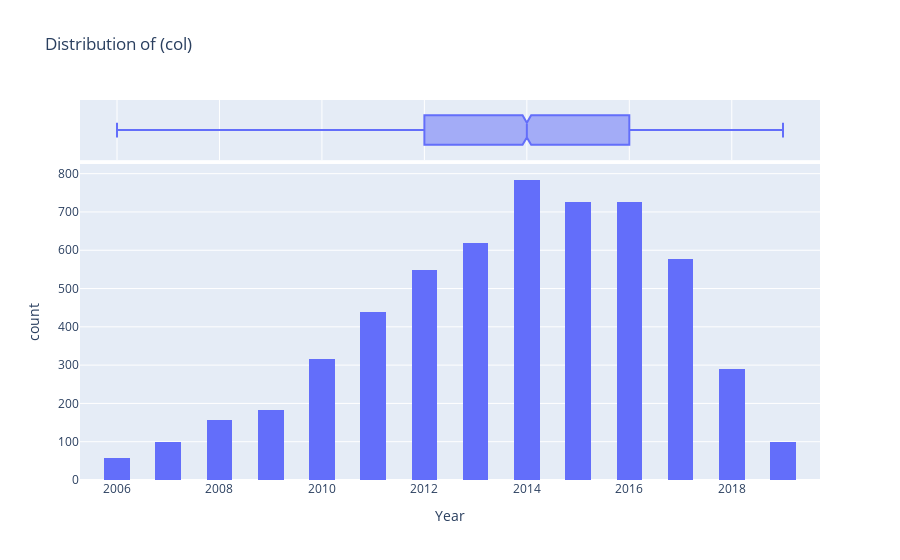
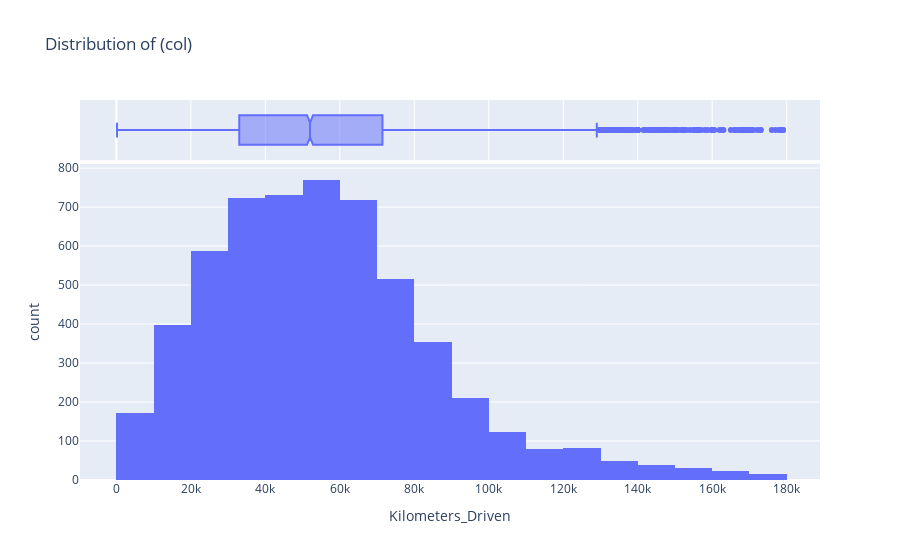
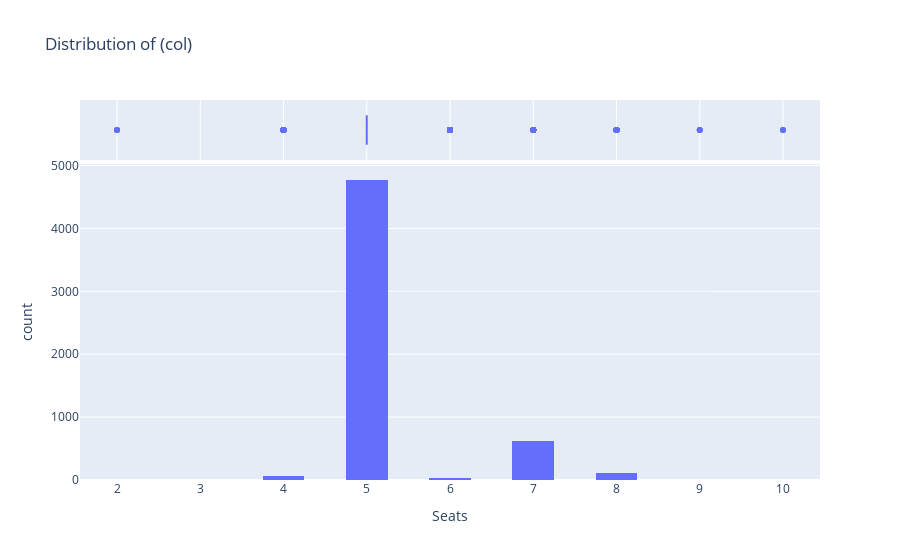
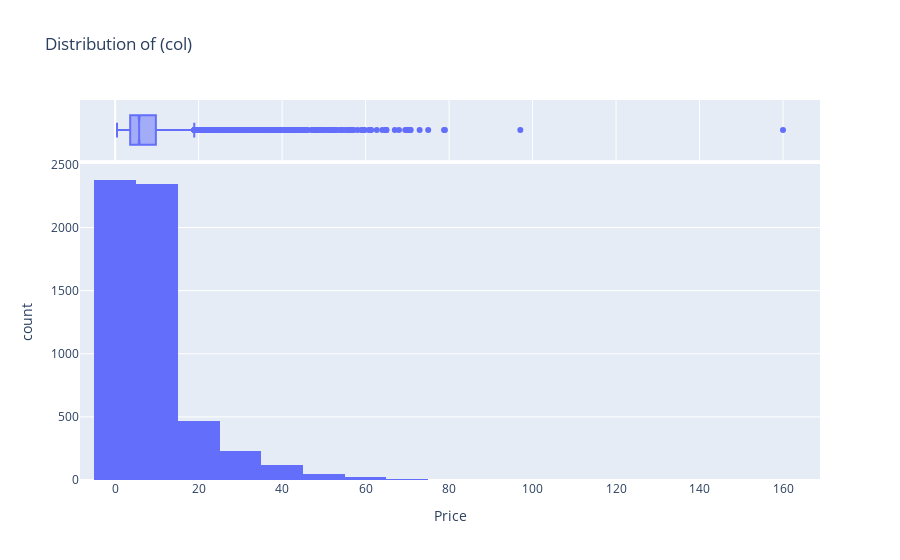

Notebook source saved alongside these figures, in order:
### Code cell
for col in numeric_cols:
    fig = px.histogram(df, x=col, marginal='box', title=f'Distribution of (col)', nbins=30)
    fig.show()

### Figure 1 — Plotly figure (JSON) as saved in the notebook; plotly's stock layout.template omitted (floating-point values rounded to 4 significant figures; data arrays with more than 128 entries replaced by an {"elided": "..."} marker saying what was removed)
{"data": [{"bingroup": "x", "hovertemplate": "Year=%{x}<br>count=%{y}<extra></extra>", "legendgroup": "", "marker": {"color": "#636efa", "pattern": {"shape": ""}}, "name": "", "nbinsx": 30, "orientation": "v", "showlegend": false, "type": "histogram", "x": {"elided": "5619 int values"}, "xaxis": "x", "yaxis": "y"}, {"hovertemplate": "Year=%{x}<extra></extra>", "legendgroup": "", "marker": {"color": "#636efa"}, "name": "", "notched": true, "showlegend": false, "type": "box", "x": {"elided": "5619 int values"}, "xaxis": "x2", "yaxis": "y2"}], "layout": {"barmode": "relative", "legend": {"tracegroupgap": 0}, "title": {"text": "Distribution of (col)"}, "xaxis": {"anchor": "y", "domain": [0, 1], "title": {"text": "Year"}}, "xaxis2": {"anchor": "y2", "domain": [0, 1], "matches": "x", "showgrid": true, "showticklabels": false}, "yaxis": {"anchor": "x", "domain": [0, 0.8316], "title": {"text": "count"}}, "yaxis2": {"anchor": "x2", "domain": [0.8416, 1], "matches": "y2", "showgrid": false, "showline": false, "showticklabels": false, "ticks": ""}}}

### Figure 2 — Plotly figure (JSON) as saved in the notebook; plotly's stock layout.template omitted (floating-point values rounded to 4 significant figures; data arrays with more than 128 entries replaced by an {"elided": "..."} marker saying what was removed)
{"data": [{"bingroup": "x", "hovertemplate": "Kilometers_Driven=%{x}<br>count=%{y}<extra></extra>", "legendgroup": "", "marker": {"color": "#636efa", "pattern": {"shape": ""}}, "name": "", "nbinsx": 30, "orientation": "v", "showlegend": false, "type": "histogram", "x": {"elided": "5619 int values"}, "xaxis": "x", "yaxis": "y"}, {"hovertemplate": "Kilometers_Driven=%{x}<extra></extra>", "legendgroup": "", "marker": {"color": "#636efa"}, "name": "", "notched": true, "showlegend": false, "type": "box", "x": {"elided": "5619 int values"}, "xaxis": "x2", "yaxis": "y2"}], "layout": {"barmode": "relative", "legend": {"tracegroupgap": 0}, "title": {"text": "Distribution of (col)"}, "xaxis": {"anchor": "y", "domain": [0, 1], "title": {"text": "Kilometers_Driven"}}, "xaxis2": {"anchor": "y2", "domain": [0, 1], "matches": "x", "showgrid": true, "showticklabels": false}, "yaxis": {"anchor": "x", "domain": [0, 0.8316], "title": {"text": "count"}}, "yaxis2": {"anchor": "x2", "domain": [0.8416, 1], "matches": "y2", "showgrid": false, "showline": false, "showticklabels": false, "ticks": ""}}}

### Figure 3 — Plotly figure (JSON) as saved in the notebook; plotly's stock layout.template omitted (floating-point values rounded to 4 significant figures; data arrays with more than 128 entries replaced by an {"elided": "..."} marker saying what was removed)
{"data": [{"bingroup": "x", "hovertemplate": "Seats=%{x}<br>count=%{y}<extra></extra>", "legendgroup": "", "marker": {"color": "#636efa", "pattern": {"shape": ""}}, "name": "", "nbinsx": 30, "orientation": "v", "showlegend": false, "type": "histogram", "x": {"elided": "5619 float values"}, "xaxis": "x", "yaxis": "y"}, {"hovertemplate": "Seats=%{x}<extra></extra>", "legendgroup": "", "marker": {"color": "#636efa"}, "name": "", "notched": true, "showlegend": false, "type": "box", "x": {"elided": "5619 float values"}, "xaxis": "x2", "yaxis": "y2"}], "layout": {"barmode": "relative", "legend": {"tracegroupgap": 0}, "title": {"text": "Distribution of (col)"}, "xaxis": {"anchor": "y", "domain": [0, 1], "title": {"text": "Seats"}}, "xaxis2": {"anchor": "y2", "domain": [0, 1], "matches": "x", "showgrid": true, "showticklabels": false}, "yaxis": {"anchor": "x", "domain": [0, 0.8316], "title": {"text": "count"}}, "yaxis2": {"anchor": "x2", "domain": [0.8416, 1], "matches": "y2", "showgrid": false, "showline": false, "showticklabels": false, "ticks": ""}}}

### Figure 4 — Plotly figure (JSON) as saved in the notebook; plotly's stock layout.template omitted (floating-point values rounded to 4 significant figures; data arrays with more than 128 entries replaced by an {"elided": "..."} marker saying what was removed)
{"data": [{"bingroup": "x", "hovertemplate": "Price=%{x}<br>count=%{y}<extra></extra>", "legendgroup": "", "marker": {"color": "#636efa", "pattern": {"shape": ""}}, "name": "", "nbinsx": 30, "orientation": "v", "showlegend": false, "type": "histogram", "x": {"elided": "5619 float values"}, "xaxis": "x", "yaxis": "y"}, {"hovertemplate": "Price=%{x}<extra></extra>", "legendgroup": "", "marker": {"color": "#636efa"}, "name": "", "notched": true, "showlegend": false, "type": "box", "x": {"elided": "5619 float values"}, "xaxis": "x2", "yaxis": "y2"}], "layout": {"barmode": "relative", "legend": {"tracegroupgap": 0}, "title": {"text": "Distribution of (col)"}, "xaxis": {"anchor": "y", "domain": [0, 1], "title": {"text": "Price"}}, "xaxis2": {"anchor": "y2", "domain": [0, 1], "matches": "x", "showgrid": true, "showticklabels": false}, "yaxis": {"anchor": "x", "domain": [0, 0.8316], "title": {"text": "count"}}, "yaxis2": {"anchor": "x2", "domain": [0.8416, 1], "matches": "y2", "showgrid": false, "showline": false, "showticklabels": false, "ticks": ""}}}
